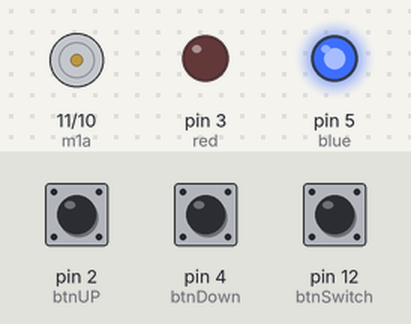
Simulated run of this sketch. Board: Arduino Uno, built with avr-gcc and run on an emulated ATmega328P. Parts: motor-driver pin pairs drawn as motors (green arrow = first pin HIGH = forward, orange = second pin HIGH = backward, longer = more drive, scaled by the enable pin), output pins drawn as LEDs (lit = HIGH). The inputs (shaded band) are chosen by the test bench; at power-on: pin 2 (btnUP) LOW, pin 4 (btnDown) LOW, pin 12 (btnSwitch) LOW.

Above: at 1.2 s.
1.3 s: pin 2 (btnUP) pulled HIGH for 0.15 s
At 1.8 s:
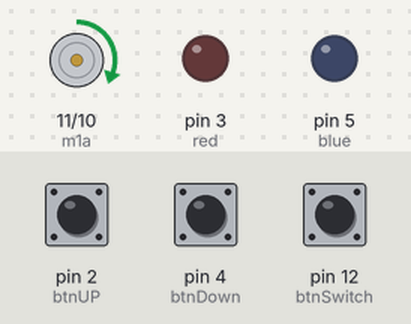
2.9 s: pin 2 (btnUP) pulled HIGH for 1 s
At 4.2 s:
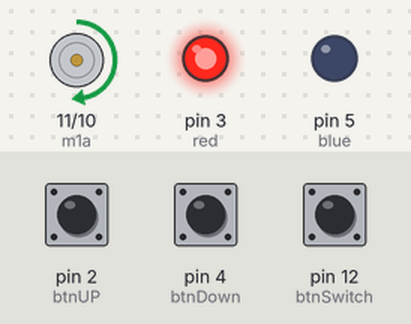
5.4 s: pin 2 (btnUP) pulled HIGH for 0.15 s
At 6.1 s:
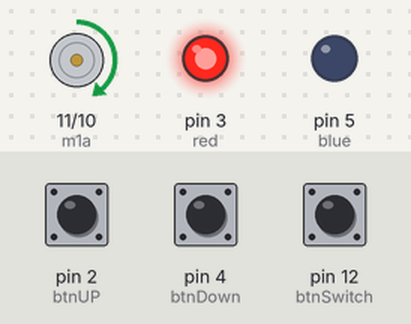
7.0 s: pin 4 (btnDown) pulled HIGH for 0.15 s
At 8.3 s:
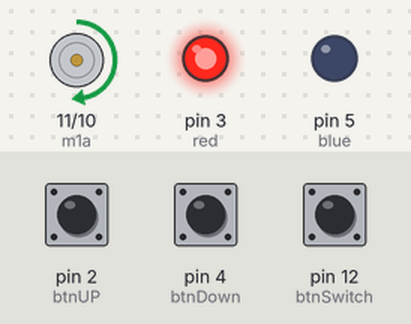
8.6 s: pin 4 (btnDown) pulled HIGH for 1 s
At 10.8 s:
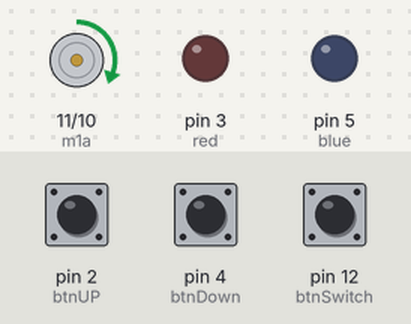
11.1 s: pin 2 (btnUP) pulled HIGH for 3.2 s
At 15.7 s:
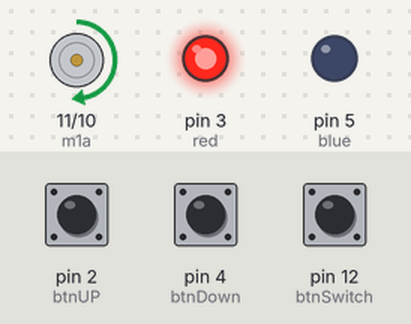
Timing chart, 0 to 16.8 s (numbered marks = the images above; inputs shaded):
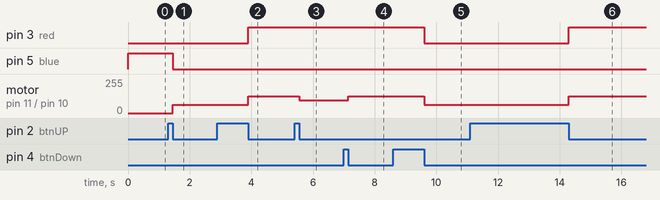

The sketch:

3-Final-Project.ino
```cpp
/*
The project consists of using an H-bridge to control a
DC motor and its direction controlled by switches connected
directly to the Arduino. You should have three push buttons
connected to the Arduino and the Arduino output will be
connected to the H-bridge.

The DC Motor direction of rotation is controlled via
the push-button labeled btnSwitch: after TWO presses of
btnSwitch, the motor will switch direction.

The speed control of the motor is implemented with 5 different
discrete speeds controlled by 2 push-button switches.
One push-button switch (labeled btnUP) will be used in order
to increase the motor speed and the other push-button
(labeled btnDown) for decreasing motor speed.

The five speed states of the motor are given on a scale with respect to its
maximum speed (0%, 25%, 50%, 75%, 100% of its maximum speed).
After each pushbutton control, the speed of the motor will
increase by one state(when btnUP is pressed)or decrease
by one state(when btnDown is pressed).

Note: Pay attention not to connect directly the motor to the
Arduino output. The motor should be connected via an L293D H-bridge.


A RGB LED is a Light Emitting Diode that can output different
colors based on its inputs. In order to visualize more the
motor speed state, one RGB LED will be connected to the
appropriate outputs of the Arduino and will output a color
based on the DC motor speed state, as follows:
• LED light will be BLUE when the DC motor speed is at 0%
• LED light will be GREEN when the DC motor speed is at 25%
• LED light will be YELLOW when the DC motor speed is at 50%
• LED light will be ORANGE when the DC motor speed is at 75%
• LED light will be RED when the DC motor speed is at 100%

*/


//Setting up motor to "pwm" digital pins 10 and 11.
const int m1a=11;
const int m1b=10;
//Motor states, false means it's connected to GND.
bool m1a_state= true;
bool m1b_state=false;

//Setting up button pins
const int btnUP=2; //btnUp is used to increase the speed.
const int btnDown=4;//btnDown is used to decrease the speed.
const int btnSwitch=12;//btnSwitch is used to switch the rotation direction.
int rate = 0; //The speed rate
int switchCount=0; //Used as a counter to btnSwitch.

//Setting up RGB LED pins
const int red=3;
const int green=6;
const int blue=5;

void setup()
{
  //Initialize the pins
  initialize();

}


void loop()
{
  //If btnUp is pressed.
  if(digitalRead(btnUP)){
    if(check_rate(btnUP)){rate+=25;}//Increment rate by 25(rate=rate+25)
    wait(btnUP);
  }
  //If btnDown is pressed.
  else if(digitalRead(btnDown)){
    if(check_rate(btnDown)){rate-=25;}//Decrement rate by 25(rate=rate-25)
    wait(btnDown);
  }
  //If btnSwitch is pressed.
  else if(digitalRead(btnSwitch)){
    update_switch_count();
    if(switchCount==2){switch_rotation();}
    wait(btnSwitch);
  }
  //Update Motor and RGB Led values
  analogWrite(m1a, speed(m1a_state, rate));
  analogWrite(m1b, speed(m1b_state, rate));
  update_color(rate);
}

//This function is used to initialize the pins.
void initialize(){
  pinMode(m1a, OUTPUT);
  pinMode(m1b, OUTPUT);
  pinMode(btnUP, INPUT);
  pinMode(btnDown, INPUT);
  pinMode(btnSwitch, INPUT);
  pinMode(red, OUTPUT);
  pinMode(green, OUTPUT);
  pinMode(blue, OUTPUT);
}
/*
This function is used with the buttons,
it waits until the button is released after it has been pressed.
*/
void wait(int btn){
  while(digitalRead(btn)){} //Do nothing and wait
}

/*
This function will check if we can increment/decrement
the rate depending on the button being pressed.
It returns a bool of true or false.
*/
bool check_rate(int btn){
  //If btnUP is pressed.
  if(btn==btnUP){
    if(rate<100){return true;}
    else{return false;}
  }
  //If btnDown is pressed.
  else if(btn==btnDown){
    if(rate>0){return true;}
    else{return false;}
  }
  /*If anything else is pressed.
  (This happens only if this function was miss-used.
  For example if it was used with btnSwitch.)
  */
  else{return false;}
}

/*
This function will update the Switch button counter
every time btnSwitch gets pressed.
*/
void update_switch_count(){
  if(switchCount<2){switchCount++;}
  else{switchCount=1;}
}

/*
This function will switch the motor states, every time
switchCount is equal to 2.
*/
void switch_rotation(){
  m1a_state= !m1a_state; //Switch the state of m1a.
  m1b_state= !m1b_state; //Switch the state of m1b.
}

/*
This function will calculate the pwm for the motor.
*/
int speed(bool state, int percentage){
  int spd;
  //If the state is true, calculate it's pwm.
  if(state){ spd = percentage*255*0.01;}
  //Else set a pwm of 0. Same as "LOW".
  else{spd=0;}
  return spd;
}

/*
This function is used to update the value of the
RGB Led according to the motor's speed rate.
*/
void update_color(int percentage){
  //If rate is 0%, set RGB Led to Blue.
  if(percentage==0){rgb_color(0,0,255);}
  //If rate is 25%, set RGB Led to Green.
  else if(percentage==25){rgb_color(0,255,0);}
  //If rate is 50%, set RGB Led to Yellow.
  else if(percentage==50){rgb_color(255,255,0);}
  //If rate is 75%, set RGB Led to Orange.
  else if(percentage==75){rgb_color(255,128,0);}
  //If rate is 100%, set RGB Led to Red.
  else{rgb_color(255,0,0);}
}

/*
This function is used to control the RGB Led,
it will help us minimize our code.
*/
void rgb_color(int red_color, int green_color, int blue_color){
	analogWrite(red, red_color);
    analogWrite(green, green_color);
  	analogWrite(blue, blue_color);
  }
```

Measured:
- after the input at 1.3 s, pin 5 (blue): HIGH → LOW after 0.15 s; motor on pin 11 (m1a) / pin 10 (m1b): stopped → forward 63/255 after 0.15 s
- after the input at 2.9 s, pin 3 (red): LOW → HIGH after 1.0 s; motor on pin 11 (m1a) / pin 10 (m1b): forward 63/255 → forward 127/255 after 1.0 s
- after the input at 5.4 s, motor on pin 11 (m1a) / pin 10 (m1b): forward 127/255 → forward 95/255 after 0.15 s
- after the input at 7.0 s, motor on pin 11 (m1a) / pin 10 (m1b): forward 95/255 → forward 127/255 after 0.15 s
- after the input at 8.6 s, pin 3 (red): HIGH → LOW after 1.0 s; motor on pin 11 (m1a) / pin 10 (m1b): forward 127/255 → forward 63/255 after 1.0 s
- after the input at 11.1 s, pin 3 (red): LOW → HIGH after 3.2 s; motor on pin 11 (m1a) / pin 10 (m1b): forward 63/255 → forward 127/255 after 3.2 s
